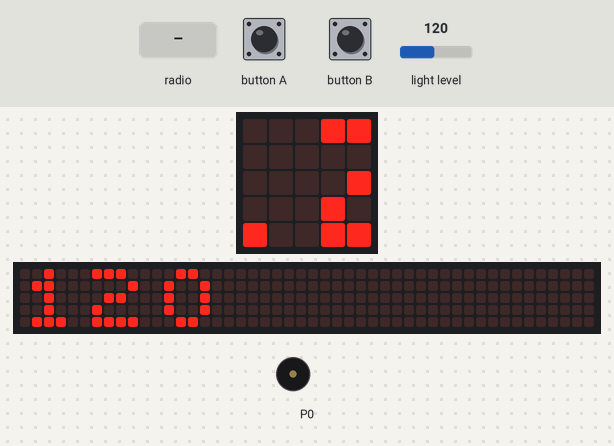
A program run on a simulated BBC micro:bit (MakeCode). On the bench: the board's 5×5 LED display, a strip that is not on the board, showing the scrolling text unrolled, buzzer (waves = sounding). Inputs (shaded band) come from the test bench; at power-on: light level 120. The 48×5 strip is a reading aid, not a part: it shows the text the display is scrolling, unrolled, one strip-width of it at a time.

Above: at 1.25 s.
1.3 s: radio message "light=1" arrives
At 1.42 s:
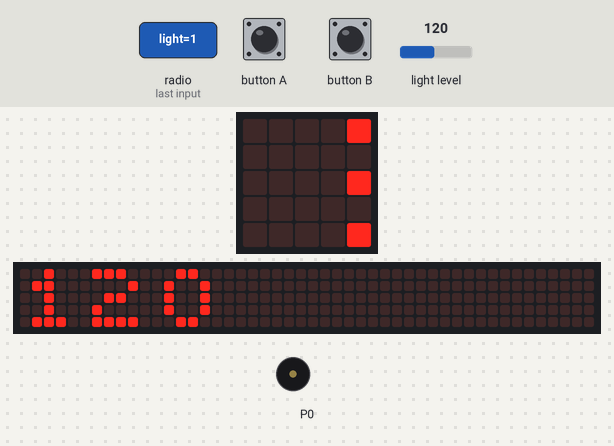
3.1 s: light level set to 5
At 5.1 s:
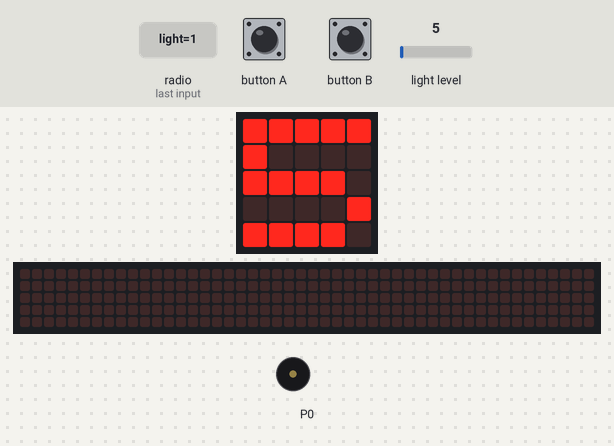
5.5 s: radio message "light=0" arrives
At 5.73 s:
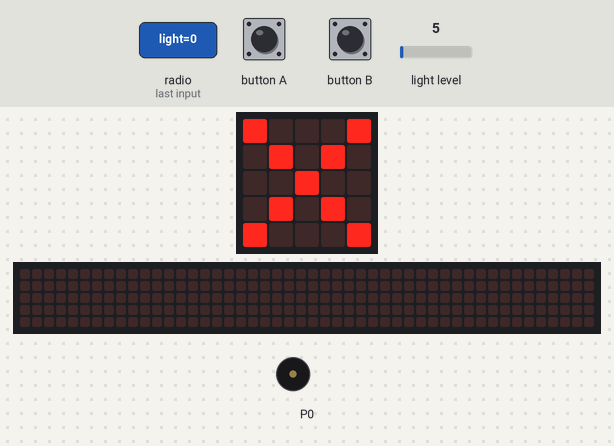
7.0 s: button A pressed for 0.15 s
At 7.4 s:
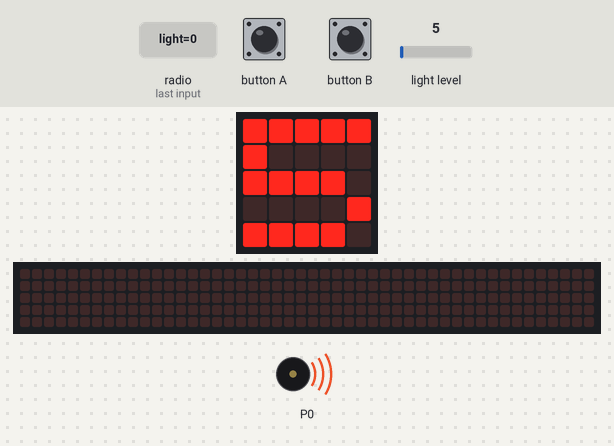
9.1 s: radio message "light=100" arrives
At 9.6 s:
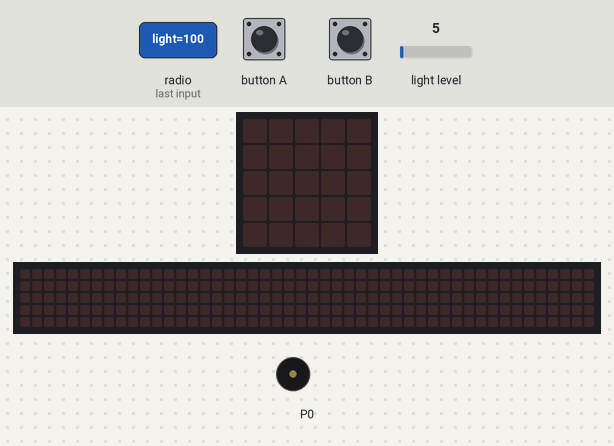
11.2 s: light level set to 64
At 11.92 s:
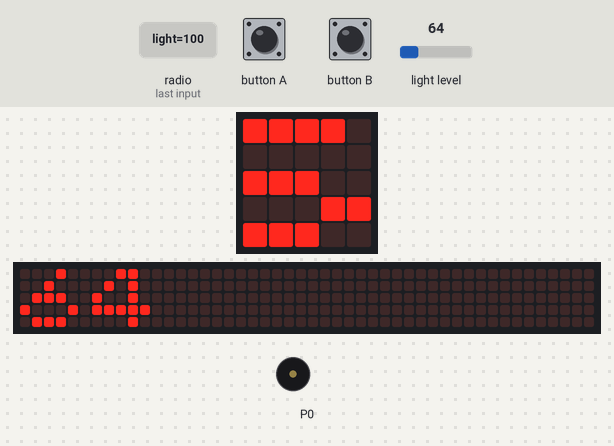
Timing chart, 0 to 14.1 s (numbered marks = the images above; inputs shaded):
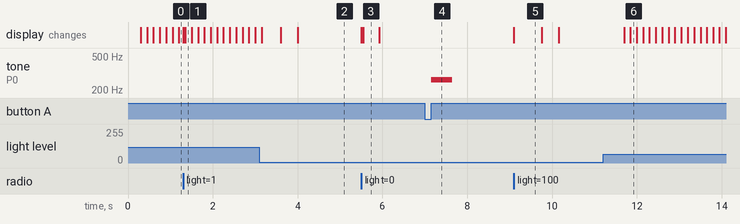

The program:

main.ts
```typescript
let Value_light = 0
let lightstatus = 0
function Readlight () {
    Value_light = input.lightLevel()
    lightstatus = 0
}
// Open all light when press A
input.onButtonPressed(Button.A, function () {
    pins.digitalWritePin(DigitalPin.P0, 1)
    music.setVolume(255)
    music.play(music.tonePlayable(262, music.beat(BeatFraction.Whole)), music.PlaybackMode.InBackground)
    basic.pause(500)
    music.stopAllSounds()
})
function Light () {
    if (input.lightLevel() <= 30) {
        pins.digitalWritePin(DigitalPin.P0, 1)
    } else {
        pins.digitalWritePin(DigitalPin.P0, 0)
    }
}
// Shut down all light when press B
input.onButtonPressed(Button.B, function () {
    pins.digitalWritePin(DigitalPin.P0, 0)
    music.setVolume(255)
    music.play(music.tonePlayable(262, music.beat(BeatFraction.Whole)), music.PlaybackMode.InBackground)
    basic.pause(1000)
    music.stopAllSounds()
})
radio.onReceivedValue(function (name, value) {
    basic.clearScreen()
    basic.showLeds(`
        # . . . #
        . # . # .
        . . # . .
        . # . # .
        # . . . #
        `)
    for (let index = 0; index < 999999999999; index++) {
        let receivenumlight = 0
        if (receivenumlight == 75) {
            if (name == "light" && value == 1) {
                pins.digitalWritePin(DigitalPin.P0, 1)
            }
            if (name == "light" && value == 0) {
                pins.digitalWritePin(DigitalPin.P0, 0)
            }
        } else {
            break;
Light()
            Readlight()
        }
    }
})
basic.forever(function () {
    Light()
    Readlight()
    basic.showNumber(input.lightLevel())
    radio.setGroup(100)
})
```

test.ts
```typescript
// 在此处测试；当此软件包作为插件使用时，将不会编译此软件包。
```

Measured:
- after the input at 1.3 s, the display: first changes at once (image 1 shows a later state)
- after the input at 3.1 s, the display: first differs from a run without the input after 0.90 s (image 2)
- after the input at 5.5 s, the display: first changes at once (image 3 shows a later state)
- after the input at 7.0 s, tone on P0: silent → 262 Hz after 0.15 s, → silent 0.50 s later
- after the input at 9.1 s, the display: changes at once (image 5)
- after the input at 11.2 s, the display: first changes after 0.50 s (image 6 shows a later state)
- what the display in image 5 shows lasts 0.7 s, from 9.1 s to 9.8 s
